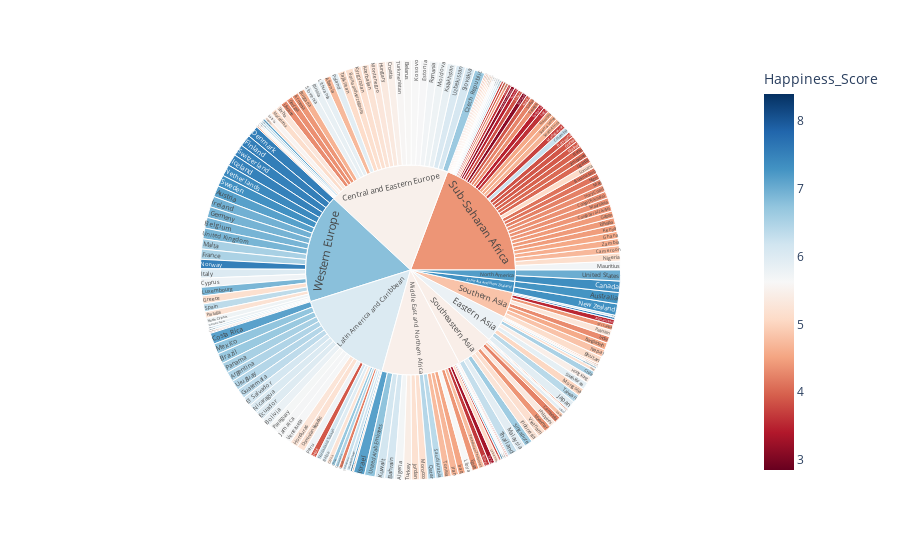

The notebook cell this image was saved under:
### Code cell
import plotly.express as px

fig = px.sunburst(dataset, path=['Region', 'Country'], values='Happiness_Score',
                  color='Happiness_Score', hover_data=['Happiness_Rank'],
                  color_continuous_scale='RdBu',
                  color_continuous_midpoint=np.average(dataset['Happiness_Score'], weights=dataset['Happiness_Score']))
fig.update_layout(hovermode="x unified")
fig.show()

### Figure 1 — Plotly figure (JSON) as saved in the notebook; plotly's stock layout.template omitted (floating-point values rounded to 4 significant figures; data arrays with more than 128 entries replaced by an {"elided": "..."} marker saying what was removed)
{"data": [{"branchvalues": "total", "customdata": {"elided": "211x2 mixed values"}, "domain": {"x": [0, 1], "y": [0, 1]}, "hovertemplate": "labels=%{label}<br>Happiness_Score_sum=%{value}<br>parent=%{parent}<br>id=%{id}<br>Happiness_Rank=%{customdata[0]}<br>Happiness_Score=%{color}<extra></extra>", "ids": {"elided": "211 str values"}, "labels": {"elided": "211 str values"}, "marker": {"coloraxis": "coloraxis", "colors": {"elided": "211 float values"}}, "name": "", "parents": {"elided": "211 str values"}, "type": "sunburst", "values": {"elided": "211 float values"}}], "layout": {"coloraxis": {"cmid": 5.624, "colorbar": {"title": {"text": "Happiness_Score"}}, "colorscale": [[0, "rgb(103,0,31)"], [0.1, "rgb(178,24,43)"], [0.2, "rgb(214,96,77)"], [0.3, "rgb(244,165,130)"], [0.4, "rgb(253,219,199)"], [0.5, "rgb(247,247,247)"], [0.6, "rgb(209,229,240)"], [0.7, "rgb(146,197,222)"], [0.8, "rgb(67,147,195)"], [0.9, "rgb(33,102,172)"], [1, "rgb(5,48,97)"]]}, "hovermode": "x unified", "legend": {"tracegroupgap": 0}, "margin": {"t": 60}}}
